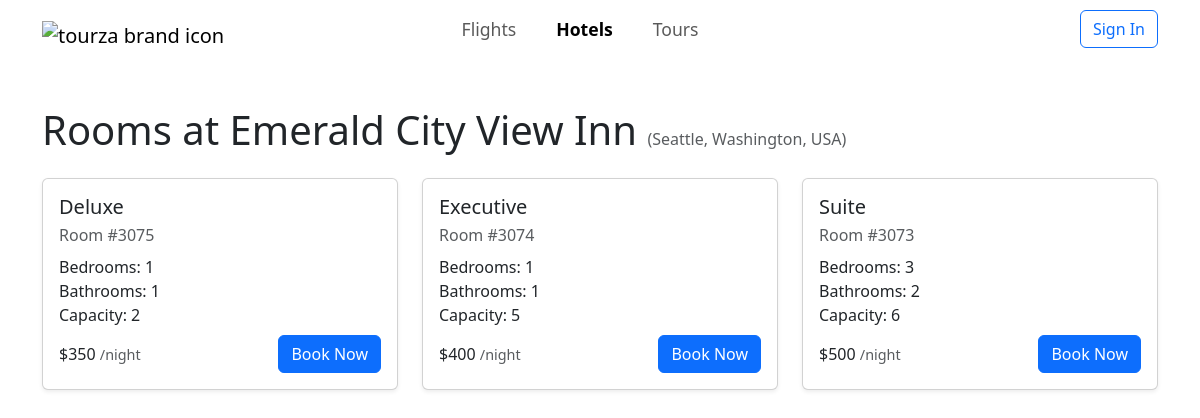
Page /rooms.php?hotel_id=158 on the committed database.
### tables this page shows
CREATE TABLE `hotels` (
  `Hotel_ID` int(11) NOT NULL,
  `Location` varchar(100) NOT NULL,
  `Name` varchar(100) NOT NULL,
  `Stars` varchar(20) DEFAULT NULL,
  PRIMARY KEY (`Hotel_ID`)
);

CREATE TABLE `rooms` (
  `Room_number` varchar(10) NOT NULL,
  `Bedrooms` int(11) DEFAULT NULL,
  `Bathrooms` int(11) DEFAULT NULL,
  `Room_type` varchar(50) DEFAULT NULL,
  `Capacity` int(11) DEFAULT NULL,
  `H_Hotel_ID` int(11) NOT NULL,
  `cost_night` int(11) DEFAULT NULL,
  PRIMARY KEY (`Room_number`, `H_Hotel_ID`),
  KEY `H_Hotel_ID` (`H_Hotel_ID`)
);

### auth.php (called while the page is built, shortened)
<?php
class Auth {
    public function isLoggedIn() {
        return isset($_SESSION['user_id']);
    }
}
?>

### rooms.php (the view, shortened to what this page needs)
<?php
require_once 'auth.php';
$auth = new Auth();
$isLoggedIn = $auth->isLoggedIn();
$currentUser = $auth->getCurrentUser();
$hotelId = $_GET['hotel_id'] ?? null;
$hotelStmt = $pdo->prepare("SELECT * FROM hotels WHERE Hotel_ID = ?");
$hotelStmt->execute([$hotelId]);
$hotel = $hotelStmt->fetch();
$roomsStmt = $pdo->prepare("SELECT * FROM rooms WHERE H_Hotel_ID = ? ORDER BY cost_night ASC");
$roomsStmt->execute([$hotelId]);
$rooms = $roomsStmt->fetchAll();
?>
<!DOCTYPE html>
<html lang="en">
<head>
    <link href="https://cdn.jsdelivr.net/npm/bootstrap@5.3.0/dist/css/bootstrap.min.css" rel="stylesheet">
    <link href="./styles.css" rel="stylesheet">
</head>
<body>
<nav class="navbar navbar-expand-lg">
    <div class="container-fluid">
        <a class="navbar-brand" href="index.php"><img src="./images/logo.svg" alt="tourza brand icon"></a>
        <ul class="navbar-nav flex-row ms-3 justify-content-center" style="gap: 1.5rem; font-weight: 500; font-size: 1.1rem;">
            <li class="nav-item"><a class="nav-link px-2" href="index.php#flight-search">Flights</a></li>
            <li class="nav-item"><a class="nav-link px-2 active" href="hotels.php">Hotels</a></li>
            <li class="nav-item"><a class="nav-link px-2" href="tours.php">Tours</a></li>
        </ul>
        <div class="d-flex">
            <?php if ($isLoggedIn): ?>
                <div class="dropdown">
                    <button class="btn btn-link dropdown-toggle" type="button" id="userDropdown" data-bs-toggle="dropdown" aria-expanded="false">
                        <img src="<?php echo $currentUser['profile_picture'] ?? './images/default-avatar.png'; ?>" alt="Profile" class="rounded-circle me-2" style="width: 24px; height: 24px;">
                        <?php echo $currentUser['first_name']; ?>
                    </button>
                    <ul class="dropdown-menu" aria-labelledby="userDropdown">
                        <li><a class="dropdown-item" href="profile.php">Profile</a></li>
                        <li><a class="dropdown-item" href="bookings.php">My Bookings</a></li>
                        <li><hr class="dropdown-divider"></li>
                        <li><a class="dropdown-item" href="#" onclick="logout()">Sign Out</a></li>
                    </ul>
                </div>
            <?php else: ?>
                <button class="btn btn-outline-primary" data-bs-toggle="modal" data-bs-target="#authModal">
                    Sign In
                </button>
            <?php endif; ?>
        </div>
    </div>
</nav>
<div class="container py-5">
    <h1 class="mb-4">Rooms at <?php echo htmlspecialchars($hotel['Name']); ?> <span class="text-muted" style="font-size:1rem;">(<?php echo htmlspecialchars($hotel['Location']); ?>)</span></h1>
    <?php if (empty($rooms)): ?>
        <div class="alert alert-info">No rooms available for this hotel.</div>
    <?php else: ?>
        <div class="row g-4">
            <?php foreach ($rooms as $room): ?>
                <div class="col-md-6 col-lg-4">
                    <div class="card h-100 shadow-sm">
                        <div class="card-body d-flex flex-column">
                            <h5 class="card-title mb-1"><?php echo htmlspecialchars($room['Room_type']); ?></h5>
                            <div class="mb-2 text-muted">Room #<?php echo htmlspecialchars($room['Room_number']); ?></div>
                            <ul class="mb-2" style="list-style:none;padding-left:0;">
                                <li><i class="fas fa-bed"></i> Bedrooms: <?php echo htmlspecialchars($room['Bedrooms']); ?></li>
                                <li><i class="fas fa-bath"></i> Bathrooms: <?php echo htmlspecialchars($room['Bathrooms']); ?></li>
                                <li><i class="fas fa-users"></i> Capacity: <?php echo htmlspecialchars($room['Capacity']); ?></li>
                            </ul>
                            <div class="mt-auto d-flex justify-content-between align-items-center">
                                <div class="hotel-price">$<?php echo number_format($room['cost_night']); ?> <span class="text-muted" style="font-size:0.9em;">/night</span></div>
                                <a href="checkout.php?type=hotel&id=<?php echo urlencode($room['Room_number']); ?>" class="btn btn-primary">Book Now</a>
                            </div>
                        </div>
                    </div>
                </div>
            <?php endforeach; ?>
        </div>
    <?php endif; ?>
</div>
</body>
</html>

### styles.css (style rules this page uses)
.container-fluid { max-width: 1140px; }
.navbar-brand { margin-right: -160px; }
.navbar-brand>img { height: 180px; margin-bottom: -380px; margin-top: -370px; }
.nav-link.active { color: #0d6efd; font-weight: bold; }

### rows in the picture
hotels: Name "Emerald City View Inn", Location "Seattle, Washington, USA"
rooms: Room_type "Deluxe", Room_number "3075", Bedrooms "1", Bathrooms "1", Capacity "2", cost_night "350"
rooms: Room_type "Executive", Room_number "3074", Bedrooms "1", Bathrooms "1", Capacity "5", cost_night "400"
rooms: Room_type "Suite", Room_number "3073", Bedrooms "3", Bathrooms "2", Capacity "6", cost_night "500"
